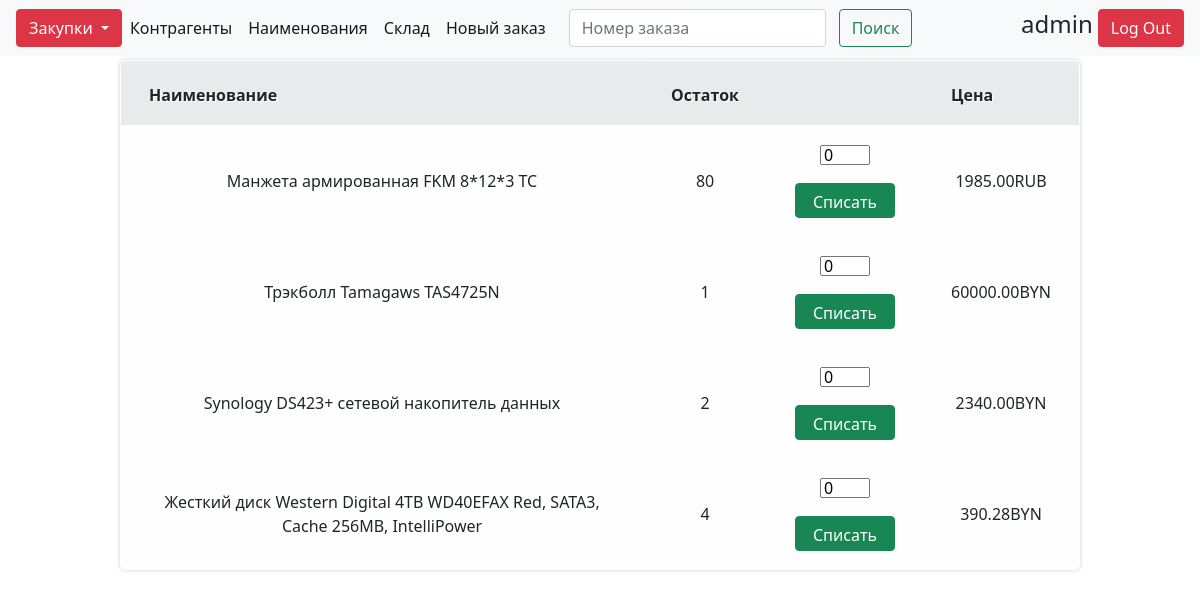
The app's page /stock (signed in) with its own data.
### order/models.py (models this page shows, shortened)
class StockItem(models.Model):
    name = models.ForeignKey(Item, on_delete=models.CASCADE)
    count = models.IntegerField(default=0)

class Item(models.Model):
    CUR = (
        ('RUB', 'RUB'),
        ('BYN', 'BYN'),
        ('USD', 'USD'),
        ('EUR', 'EUR')
    )
    name = models.CharField(max_length=500)
    price = models.DecimalField(default=0, decimal_places=2, max_digits=10)
    currency = models.CharField(choices=CUR, max_length=3)

### order/views.py (the view)
# urls.py: path('stock', StockView.as_view(), name='stock_list'),
class StockView(ListView):
    model = StockItem
    success_url = reverse_lazy('stock_list')
    template_name = 'Stock.html'
    @method_decorator(login_required)
    def dispatch(self, *args, **kwargs):
        return super(StockView, self).dispatch(*args, **kwargs)
    def get_context_data(self, **kwargs):
        context = super().get_context_data(**kwargs)
        context['stock_form'] = StockItemForm()
        return context

### order/forms.py
class StockItemForm(forms.ModelForm):
    class Meta:
        model = StockItem
        fields = ['count',]
        widgets = {
            'count': forms.NumberInput(attrs={'style': 'width:50px; height:20px'}),
        }
        labels = {
            'count': '',
        }

### templates/Stock.html (shortened to what this page needs)
{% extends 'base.html' %}
{% load static %}
{% block content %}
    <table>
        <tr>
            <th>
                Наименование
            </th>
            <th>
                Остаток
            </th>
            <th>
            </th>
            <th>
                Цена
            </th>
        </tr>
        {% for item in stockitem_list %}
            <form action="{% url 'update_stock' item.id%}" method="post">
            <tr>
                <td>
                    {{ item.name.name }}
                </td>
                <td>
                    {{ item.count }}
                </td>
                    <td>
                        {{ stock_form.as_p }}<button class="btn btn-success" style="width: 100px; height: 35px;" type="submit">Списать</button>
                    </td>
                    <td>
                        {{ item.name.price }}{{ item.name.currency }}
                    </td>
            </tr>
            </form>
            {% endfor %}
    </table>
{% endblock %}

### templates/base.html (shortened to what this page needs)
<!DOCTYPE html>
{% load static %}
<html lang="en">
        <link rel="stylesheet" type="text/css" href="{% static 'order/ordertable.css' %}">
        <link rel="stylesheet" href="https://cdn.jsdelivr.net/npm/bootstrap@4.3.1/dist/css/bootstrap.min.css">
        <link rel="stylesheet" href="https://stackpath.bootstrapcdn.com/bootstrap/4.3.1/css/bootstrap.min.css">
        <link href="https://cdn.jsdelivr.net/npm/bootstrap@5.0.2/dist/css/bootstrap.min.css" rel="stylesheet">
        <link href="https://unpkg.com/gijgo@1.9.14/css/gijgo.min.css" rel="stylesheet" type="text/css" />
        <head >
            <nav class="navbar navbar-expand-lg navbar-light bg-light" style="margin-top:0; z-index: 1; overflow: visible; position:fixed;width: 100%; top: 0;">
    <div class="dropdown">
            <button style="width: auto; max-width: 100%" class="btn btn-danger dropdown-toggle" data-toggle="dropdown" aria-haspopup="true" aria-expanded="false">
                Закупки
            </button>
        </div>
      <ul class="navbar-nav me-auto mb-2 mb-lg-0">
        <li class="nav-item">
          <a class="nav-link active" aria-current="page" href="{% url 'suppliers_list' %}">Контрагенты</a>
        </li>
        <li class="nav-item">
          <a class="nav-link active" aria-current="page" href="{% url 'items_list' %}">Наименования</a>
        </li>
        <li class="nav-item">
          <a class="nav-link active" aria-current="page" href="{% url 'stock_list' %}">Склад</a>
        </li>
        <li class="nav-item">
          <a class="nav-link active" href="{% url 'add_order' %}">Новый заказ</a>
        </li>
      <form action="{% url 'search' %}" class="d-flex" method="GET">
        <input class="form-control me-2" style="height: 38px; margin: auto auto auto 15px;" name="search" type="text" placeholder="Номер заказа" aria-label="Search">
        <button class="btn btn-outline-success" style="height: 38px; margin: auto auto auto 5px;" type="submit">Поиск</button>
      </form>
      </ul>
          {% if user.is_authenticated %}
              <div style=" margin: auto; flex: auto;display: flex;justify-content: flex-end;">
              {% if user.first_name != '' and user.last_name != '' %}
                  <h4 style="margin-top: auto" aria-current="page">{{ user.first_name }} {{ user.last_name }}</h4>
              {% else %}
                <h4 style="margin-top: auto" aria-current="page">{{ user.username }}</h4>
              {% endif %}
              <a  aria-current="page" href="{% url 'logout' %}"><button type="button" class="btn btn-danger" style="margin-left: 5px" >Log Out</button></a>
              </div>
          {% endif %}
</nav>
        </head>
<body style="margin-bottom: 200px">
     {% block content %}
     {% endblock %}
</body>
</html>

### static/order/ordertable.css (style rules this page uses)
table { overflow: hidden; position: static; border:1px solid #d3d3d3; background:#fefefe; width:auto; max-width: 80%; margin:5% auto 0; -moz-border-radius:5px; -webkit-border-radius:5px; border-radius:5px; -moz-box-shadow: 0 0 4px rgba(0, 0, 0, 0.2); -webkit-box-shadow: 0 0 4px rgba(0, 0, 0, 0.2); }
th, td { padding:18px 28px 18px; text-align:center; }
th { padding-top:22px; text-shadow: 1px 1px 1px #fff; background:#e8eaeb; }
td { border-top:1px solid #e0e0e0; border-right:1px solid #e0e0e0; }
th { background: -moz-linear-gradient(#e8eaeb, #ededed); background: -webkit-gradient(linear, 0% 0%, 0% 20%, from(#ededed), to(#e8eaeb)); }

### records on screen
StockItem: name.name "Манжета армированная FKM 8*12*3 TC", count "80", count "0", name.price "1985.00", name.currency "RUB"
StockItem: name.name "Трэкболл Tamagaws TAS4725N", count "1", count "0", name.price "60000.00", name.currency "BYN"
StockItem: name.name "Synology DS423+ сетевой накопитель данных", count "2", count "0", name.price "2340.00", name.currency "BYN"
StockItem: name.name "Жесткий диск Western Digital 4TB WD40EFAX Red, SATA3, Cache 256MB, IntelliPower", count "4", count "0", name.price "390.28", name.currency "BYN"

### other values on screen
{{ user.username }} "admin"
